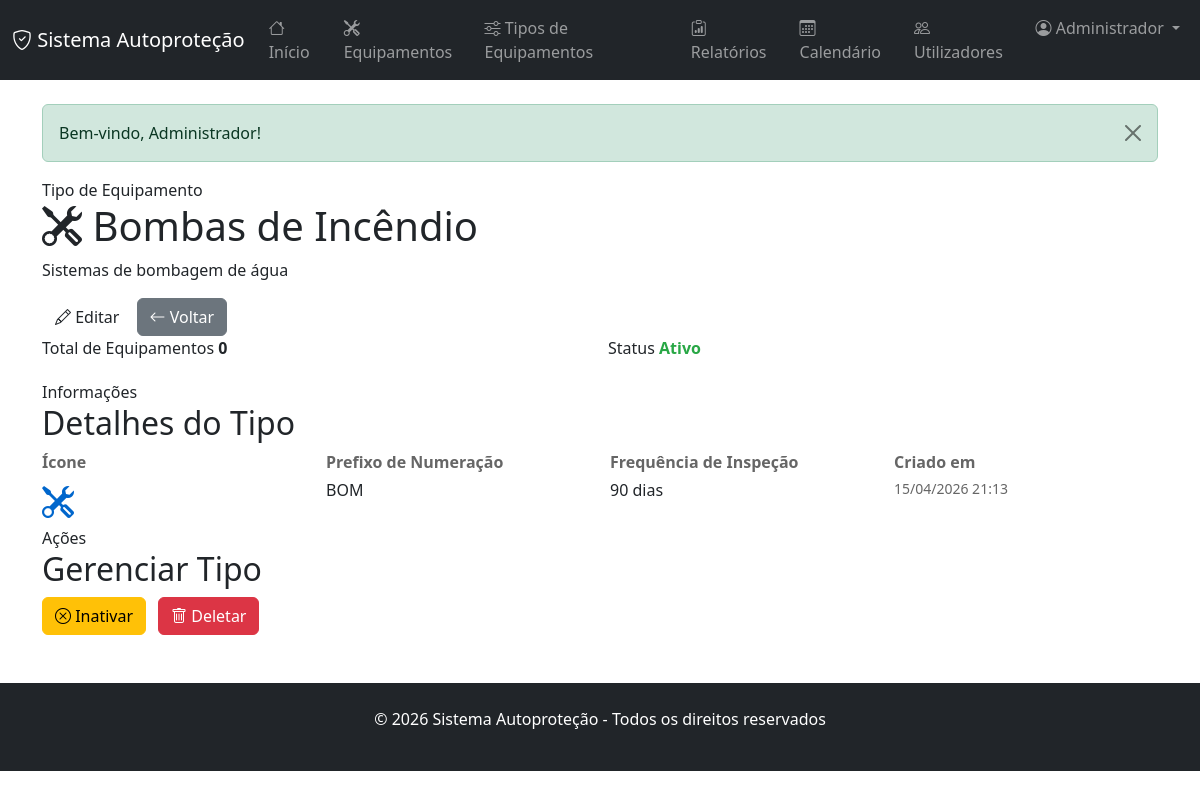
The page /index.php?controler=tipo_equipamento&acao=ver&id=7 (signed in) on the database its author committed.
### tables this page shows
CREATE TABLE IF NOT EXISTS tipos_equipamentos (
    id INT AUTO_INCREMENT PRIMARY KEY,
    nome VARCHAR(100) NOT NULL,
    descricao TEXT,
    icone VARCHAR(50),
    prefixo_numeracao VARCHAR(20) COMMENT 'Prefixo para numeração dos equipamentos, ex: EXT, HID, LUM',
    proximo_numero INT DEFAULT 1 COMMENT 'Próximo número sequencial do tipo de equipamento',
    frequencia_inspecao INT COMMENT 'Frequência em dias',
    ativo BOOLEAN DEFAULT TRUE,
    data_criacao TIMESTAMP DEFAULT CURRENT_TIMESTAMP,
    UNIQUE KEY uk_tipo_nome (nome),
    INDEX idx_ativo (ativo)
);

### app/core/View.php (called while the page is built, shortened)
<?php
class View {
    public static function render($view, array $data = []) {
        $viewPath = APP_PATH . DIRECTORY_SEPARATOR . 'views' . DIRECTORY_SEPARATOR . str_replace('/', DIRECTORY_SEPARATOR, $view) . '.php';
        extract($data, EXTR_SKIP);
        require $viewPath;
        require APP_PATH . DIRECTORY_SEPARATOR . 'views' . DIRECTORY_SEPARATOR . 'layouts' . DIRECTORY_SEPARATOR . 'main.php';
    }
}

### app/core/Controller.php (called while the page is built, shortened)
<?php
abstract class Controller {
    protected function render($view, array $data = []) {
        View::render($view, $data);
    }
}

### app/controllers/TipoEquipamentoController.php (called while the page is built, shortened)
<?php
class TipoEquipamentoController extends Controller {
    private $tipoEquipamento;
    public function __construct() {
        $this->tipoEquipamento = new TipoEquipamento();
    }
    public function ver($id) {
        $tipo = $this->tipoEquipamento->getById($id);
        $totalEquipamentos = $this->tipoEquipamento->getContagemEquipamentos($id);
        $this->render('tipos_equipamentos/ver', compact('tipo', 'totalEquipamentos'));
    }
}

### app/core/Application.php (called while the page is built, shortened)
<?php
class Application {
    public function run() {
        $router = new Router();
        $route = $router->resolve($_GET);
        $this->dispatch($route);
    }
    private function registerAutoloader() {
        spl_autoload_register(function ($class) {
            $directories = [
                APP_PATH . DIRECTORY_SEPARATOR . 'core',
                APP_PATH . DIRECTORY_SEPARATOR . 'models',
                APP_PATH . DIRECTORY_SEPARATOR . 'controllers',
            ];
            foreach ($directories as $directory) {
                $file = $directory . DIRECTORY_SEPARATOR . $class . '.php';
                if (file_exists($file)) {
                    return;
                }
            }
        });
    }
    private function dispatch($route) {
        try {
            $controller = new $route['controller']();
            call_user_func_array([$controller, $route['action']], $route['params']);
        } catch (Throwable $exception) {
            $this->handleException($exception);
        }
    }
}

### public/index.php (called while the page is built)
<?php
require_once dirname(__DIR__) . DIRECTORY_SEPARATOR . 'app' . DIRECTORY_SEPARATOR . 'core' . DIRECTORY_SEPARATOR . 'Application.php';
$application = new Application();
$application->run();

### app/models/TipoEquipamento.php (called while the page is built, shortened)
<?php
class TipoEquipamento {
    private $db;
    private $table = 'tipos_equipamentos';
    public function __construct() {
        $this->db = new Database();
    }
    public function getById($id) {
        $id = (int)$id;
        $query = "SELECT * FROM {$this->table} WHERE id = {$id}";
        $resultado = $this->db->query($query);
        if ($resultado && $resultado->num_rows > 0) {
            return $resultado->fetch_assoc();
        }
        return null;
    }
    public function getContagemEquipamentos($id) {
        $id = (int)$id;
        $query = "SELECT COUNT(*) as total FROM equipamentos WHERE tipo_equipamento_id = {$id}";
        $resultado = $this->db->query($query);
        $row = $resultado->fetch_assoc();
        return (int)$row['total'];
    }
}

### app/models/Database.php (called while the page is built, shortened)
<?php
class Database {
    private $conexao;
    private $host;
    private $port;
    private $user;
    private $password;
    private $dbname;
    public function __construct() {
        $config = require CONFIG_PATH . DIRECTORY_SEPARATOR . 'database.php';
        $this->host = $config['host'];
        $this->port = $config['port'] ?? 3306;
        $this->user = $config['user'];
        $this->password = $config['password'];
        $this->dbname = $config['dbname'];
    }
    private function conectar() {
        try {
            $connection = new mysqli(
                $this->host,
                $this->user,
                $this->password,
                $this->dbname,
                (int)$this->port
            );
            $connection->set_charset("utf8mb4");
            $this->conexao = $connection;
        } catch (Exception $e) {
            die('Erro de conexão com a base de dados: ' . $e->getMessage());
        }
    }
    public function query($query) {
        return $this->conexao->query($query);
    }
}

### app/views/tipos_equipamentos/ver.php (the view, shortened to what this page needs)
<?php
$tipo = $tipo ?? [];
$nome = htmlspecialchars($tipo['nome'] ?? '', ENT_QUOTES, 'UTF-8');
$descricao = htmlspecialchars($tipo['descricao'] ?? '', ENT_QUOTES, 'UTF-8');
$icone = htmlspecialchars($tipo['icone'] ?? 'bi-tools', ENT_QUOTES, 'UTF-8');
$prefixo = htmlspecialchars($tipo['prefixo_numeracao'] ?? '', ENT_QUOTES, 'UTF-8');
$frequencia = (int)($tipo['frequencia_inspecao'] ?? 0);
$ativo = (bool)($tipo['ativo'] ?? true);
$totalEquipamentos = (int)($totalEquipamentos ?? 0);
?>
<section class="page-shell page-shell--narrow tipo-equipamento-ver-page">
    <header class="page-hero compact">
        <div>
            <span class="page-hero__eyebrow">Tipo de Equipamento</span>
            <h1>
                <i class="bi <?php echo $icone; ?>"></i>
                <?php echo $nome; ?>
            </h1>
            <?php if ($descricao): ?>
                <p><?php echo $descricao; ?></p>
            <?php endif; ?>
        </div>
        <div class="page-hero__actions">
            <a href="index.php?controler=tipo_equipamento&acao=editar&id=<?php echo (int)$tipo['id']; ?>" class="btn btn-dashboard-primary">
                <i class="bi bi-pencil"></i>
                Editar
            </a>
            <a href="index.php?controler=tipo_equipamento&acao=listar" class="btn btn-secondary">
                <i class="bi bi-arrow-left"></i>
                Voltar
            </a>
        </div>
    </header>
    <div style="display: grid; grid-template-columns: 1fr 1fr; gap: 16px; margin-bottom: 20px;">
        <section class="mini-stats-grid">
            <article class="mini-stat-card">
                <span>Total de Equipamentos</span>
                <strong><?php echo $totalEquipamentos; ?></strong>
            </article>
        </section>
        <section class="mini-stats-grid">
            <article class="mini-stat-card">
                <span>Status</span>
                <strong style="color: <?php echo $ativo ? '#28a745' : '#dc3545'; ?>;">
                    <?php echo $ativo ? 'Ativo' : 'Inativo'; ?>
                </strong>
            </article>
        </section>
    </div>
    <section class="panel-surface">
        <div class="panel-surface__header">
            <span class="panel-surface__eyebrow">Informações</span>
            <h2>Detalhes do Tipo</h2>
        </div>
        <div style="display: grid; grid-template-columns: repeat(auto-fit, minmax(200px, 1fr)); gap: 20px;">
            <div>
                <label style="display: block; font-weight: 600; margin-bottom: 4px; color: #666;">Ícone</label>
                <div style="font-size: 32px; color: #0066cc;">
                    <i class="bi <?php echo $icone; ?>"></i>
                </div>
            </div>
            <?php if ($prefixo): ?>
                <div>
                    <label style="display: block; font-weight: 600; margin-bottom: 4px; color: #666;">Prefixo de Numeração</label>
                    <p style="margin: 0; font-size: 16px;"><?php echo $prefixo; ?></p>
                </div>
            <?php endif; ?>
            <?php if ($frequencia > 0): ?>
                <div>
                    <label style="display: block; font-weight: 600; margin-bottom: 4px; color: #666;">Frequência de Inspeção</label>
                    <p style="margin: 0; font-size: 16px;"><?php echo $frequencia; ?> dias</p>
                </div>
            <?php endif; ?>
            <?php if ($tipo['data_criacao']): ?>
                <div>
                    <label style="display: block; font-weight: 600; margin-bottom: 4px; color: #666;">Criado em</label>
                    <p style="margin: 0; font-size: 14px; color: #666;">
                        <?php echo date('d/m/Y H:i', strtotime($tipo['data_criacao'])); ?>
                    </p>
                </div>
            <?php endif; ?>
        </div>
    </section>
    <section class="panel-surface">
        <div class="panel-surface__header">
            <span class="panel-surface__eyebrow">Ações</span>
            <h2>Gerenciar Tipo</h2>
        </div>
        <div style="display: flex; gap: 12px; flex-wrap: wrap;">
            <a href="index.php?controler=tipo_equipamento&acao=toggleAtivo&id=<?php echo (int)$tipo['id']; ?>"
               class="btn <?php echo $ativo ? 'btn-warning' : 'btn-success'; ?>"
               onclick="return confirm('Tem a certeza que deseja <?php echo $ativo ? 'inativar' : 'ativar'; ?> este tipo?');">
                <i class="bi <?php echo $ativo ? 'bi-x-circle' : 'bi-check-circle'; ?>"></i>
                <?php echo $ativo ? 'Inativar' : 'Ativar'; ?>
            </a>
            <?php if ($totalEquipamentos === 0): ?>
                <a href="index.php?controler=tipo_equipamento&acao=deletar&id=<?php echo (int)$tipo['id']; ?>"
                   class="btn btn-danger"
                   onclick="return confirm('Tem a certeza que deseja deletar este tipo? Esta ação não pode ser desfeita.');">
                    <i class="bi bi-trash"></i>
                    Deletar
                </a>
            <?php endif; ?>
        </div>
    </section>
</section>

### rows shown on the page
tipos_equipamentos: nome "Bombas de Incêndio", descricao "Sistemas de bombagem de água", prefixo_numeracao "BOM", frequencia_inspecao "90", data_criacao "15/04/2026 21:13"

### other values the page prints
APP_NAME "Sistema Autoproteção"
$_SESSION['utilizador_nome'] "Administrador"
$_SESSION['mensagem'] "Bem-vindo, Administrador!"
$totalEquipamentos "0"
